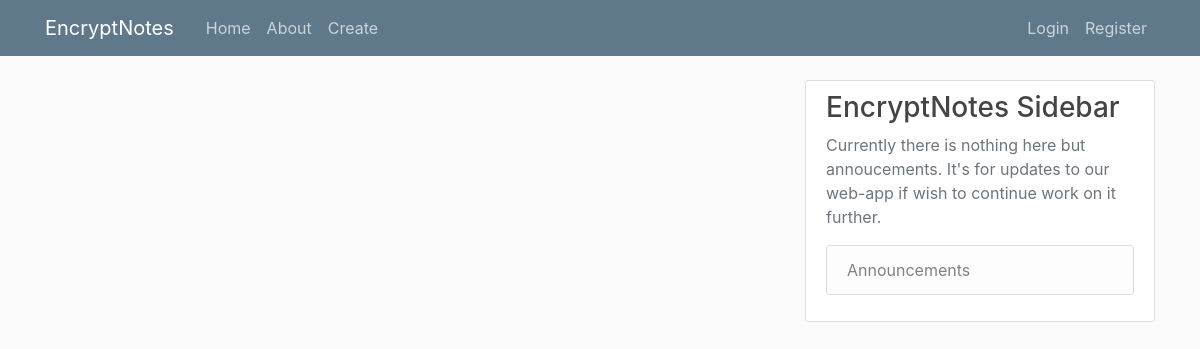
Before: / with the older database file.
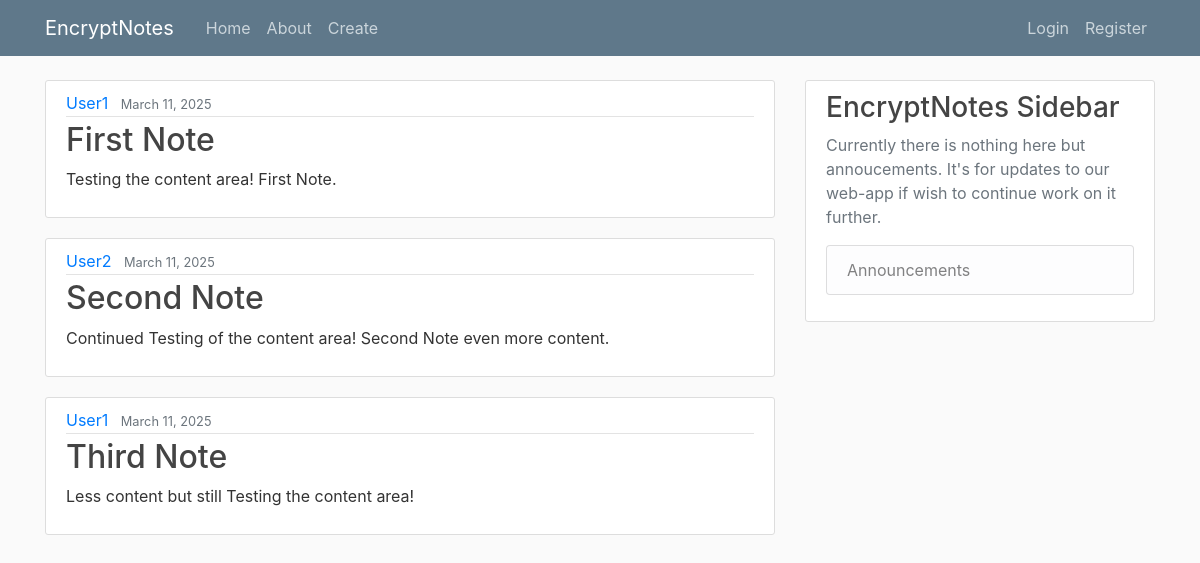
After: the same page with the newer database file.
### EncryptNotes/models.py (models this page shows, shortened)
class Post(models.Model):
    title = models.CharField(max_length=100)
    content = models.TextField()
    date_posted = models.DateTimeField(auto_now_add=True)
    date_modified = models.DateTimeField(default=timezone.now)
    author = models.ForeignKey(User, on_delete=models.CASCADE)

### EncryptNotes/views.py (the view)
# urls.py: path('', views.home, name='EncryptNotes-home'),
def home(request):
    context = {
        'posts': Post.objects.all()
    }
    return render(request, 'EncryptNotes/home.html', context)

### EncryptNotes/templates/EncryptNotes/home.html
{% extends "EncryptNotes/base.html" %}
{% block content %}
    {% for post in posts %}
        <article class="media content-section">
          <div class="media-body">
            <div class="article-metadata">
              <a class="mr-2" href="#">{{ post.author }}</a>
              <small class="text-muted">{{ post.date_posted|date:"F d, Y" }}</small>
            </div>
            <h2><a class="article-title" href="#">{{ post.title }}</a></h2>
            <p class="article-content">{{ post.content }}</p>
          </div>
        </article>
    {% endfor %}
{% endblock content %}

### EncryptNotes/templates/EncryptNotes/base.html (shortened to what this page needs)
{% load static %}
<!DOCTYPE html>
<html>
<head>
    <link rel="stylesheet" href="https://maxcdn.bootstrapcdn.com/bootstrap/4.0.0/css/bootstrap.min.css">
    <link rel="stylesheet" type="text/css" href="{% static 'EncryptNotes/main.css' %}">
</head>
<body>
    <header class="site-header">
      <nav class="navbar navbar-expand-md navbar-dark bg-steel fixed-top">
        <div class="container">
          <a class="navbar-brand mr-4" href="{% url 'EncryptNotes-home' %}">EncryptNotes</a>
          <div class="collapse navbar-collapse" id="navbarToggle">
            <div class="navbar-nav mr-auto">
              <a class="nav-item nav-link" href="{% url 'EncryptNotes-home' %}">Home</a>
              <a class="nav-item nav-link" href="{% url 'EncryptNotes-about' %}">About</a>
              <a class="nav-item nav-link" href="{% url 'EncryptNotes-create' %}">Create</a>
            </div>
            <div class="navbar-nav">
              {% if user.is_authenticated %}
                <a class="nav-item nav-link" href="{% url 'profile' %}">Profile</a>
                <form action="{% url 'logout' %}" method="post">{% csrf_token %}<button type="submit" class='btn btn-outline-light'>Logout</button></form>
              {% else %}
                <a class="nav-item nav-link" href="{% url 'login' %}">Login</a>
                <a class="nav-item nav-link" href="{% url 'register' %}">Register</a>
              {% endif %}
            </div>
          </div>
        </div>
      </nav>
    </header>
    <main role="main" class="container">
      <div class="row">
        <div class="col-md-8">
          {% block content %}{% endblock %}
        </div>
        <div class="col-md-4">
          <div class="content-section">
            <h3>EncryptNotes Sidebar</h3>
            <p class='text-muted'>Currently there is nothing here but annoucements. It's for updates to our web-app if wish to continue work on it further.
              <ul class="list-group">
                <a class="list-group-item list-group-item-light" href="{% url 'EncryptNotes-announcements' %}">Announcements</a>
              </ul>
            </p>
          </div>
        </div>
      </div>
    </main>
</body>
</html>

### EncryptNotes/static/EncryptNotes/main.css (style rules this page uses)
body { background: #fafafa; color: #333333; margin-top: 5rem; }
h1, h2, h3, h4, h5, h6 { color: #444444; }
ul { margin: 0; }
.bg-steel { background-color: #5f788a; }
.site-header .navbar-nav .nav-link { color: #cbd5db; }
.content-section { background: #ffffff; padding: 10px 20px; border: 1px solid #dddddd; border-radius: 3px; margin-bottom: 20px; }
.article-title { color: #444444; }
.article-content { white-space: pre-line; }
.article-metadata { padding-bottom: 1px; margin-bottom: 4px; border-bottom: 1px solid #e3e3e3 }

Changed rows visible on the page:
added Post: author "User1", date_posted "March 11, 2025", title "First Note", content "Testing the content area! First Note."
added Post: author "User2", date_posted "March 11, 2025", title "Second Note", content "Continued Testing of the content area! Second Note even more content."
added Post: author "User1", date_posted "March 11, 2025", title "Third Note", content "Less content but still Testing the content area!"
